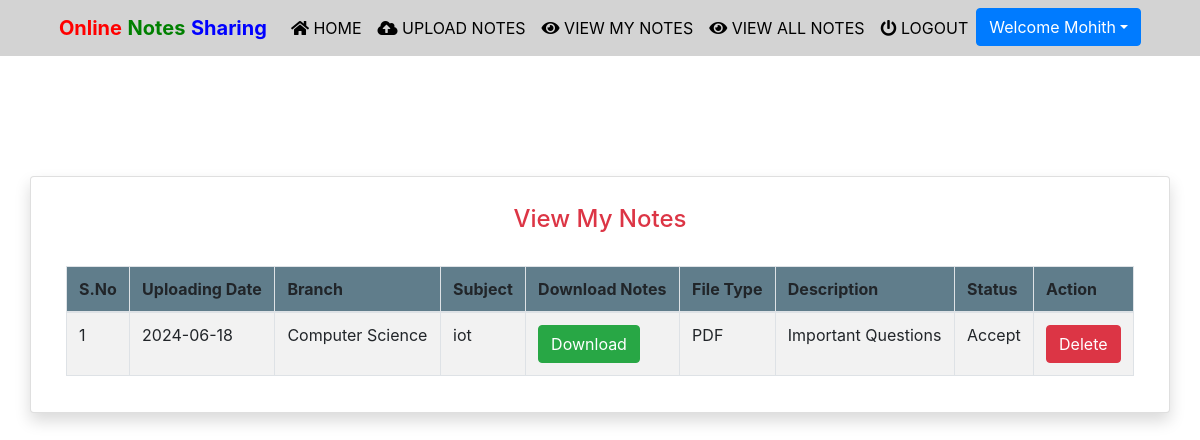
The app's page /view_mynotes (signed in), older data.
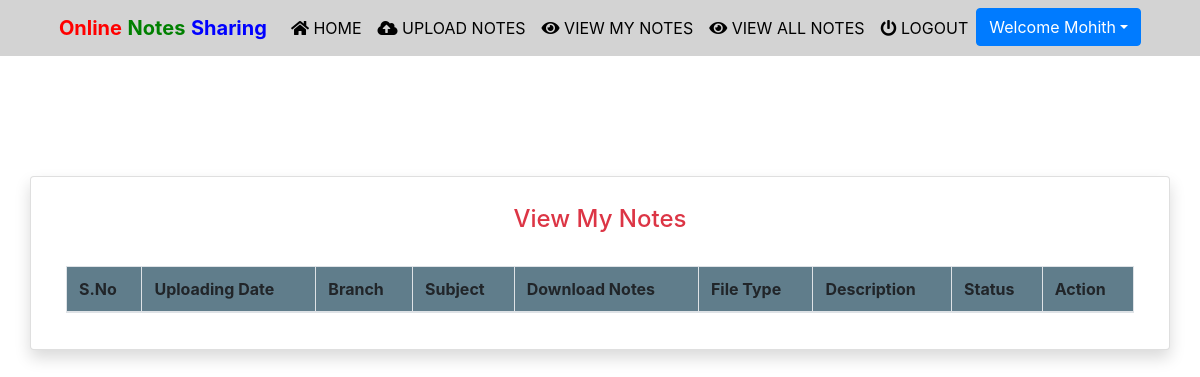
The same page, newer data.
### notes/models.py (models this page shows, shortened)
class Notes(models.Model):
    user = models.ForeignKey(User,on_delete=models.CASCADE)
    uploadingdate = models.CharField(max_length=30)
    branch = models.CharField(max_length=30)
    subject = models.CharField(max_length=30)
    notesfile = models.FileField(null=True)
    filetype = models.CharField(max_length=30)
    description = models.CharField(max_length=200, null=True)
    status = models.CharField(max_length=15)

### notes/views.py (the view)
# urls.py: path('view_mynotes', view_mynotes, name='view_mynotes'),
def view_mynotes(request):
    if not request.user.is_authenticated:
        return redirect('login')
    user = User.objects.get(id=request.user.id)
    notes = Notes.objects.filter(user = user)
    d = {'notes':notes}
    return render(request,'view_mynotes.html',d)

### notes/templates/view_mynotes.html (shortened to what this page needs)
{% extends 'usernavigation.html'%}
{% load static %}
{% block body %}
<div class="container card shadow mt-5">
	<div class="card-body">
            <h4 class="text-center text-danger">View My Notes</h4>
			<br>
			<table id="example" class="table table-striped table-bordered" style="width:100%">
				<thead style="background-color : #607d8b;">
					<tr>
						<th>S.No</th>
						<th>Uploading Date</th>
						<th>Branch</th>
						<th>Subject</th>
						<th>Download Notes</th>
						<th>File Type</th>
						<th>Description</th>
						<th>Status</th>
						<th>Action</th>
					</tr>
				</thead>
				{% for i in notes %}
				<tbody>
				<tr>
                  <td>{{forloop.counter}}</td>
					<td>{{i.uploadingdate}}</td>
					<td>{{i.branch}}</td>
					<td>{{i.subject}}</td>
					<td><a href="{{i.notesfile.url}}" class="btn btn-success" download>Download</a></td>
					<td>{{i.filetype}}</td>
					<td>{{i.description}}</td>
					<td>{{i.status}}</td>
					<td><a href="{% url 'delete_mynotes' i.id %}" class="btn btn-danger" onclick="return confirm('Are your sure to Delete ?')">Delete</a></td>
                </tr>
				{% endfor %}
				</tbody>
	</table>
</div>
</div>
{% endblock %}

Row changes from the older to the newer data that the page shows:
removed Notes: uploadingdate "2024-06-18", branch "Computer Science", subject "iot", filetype "PDF", description "Important Questions", status "Accept"
